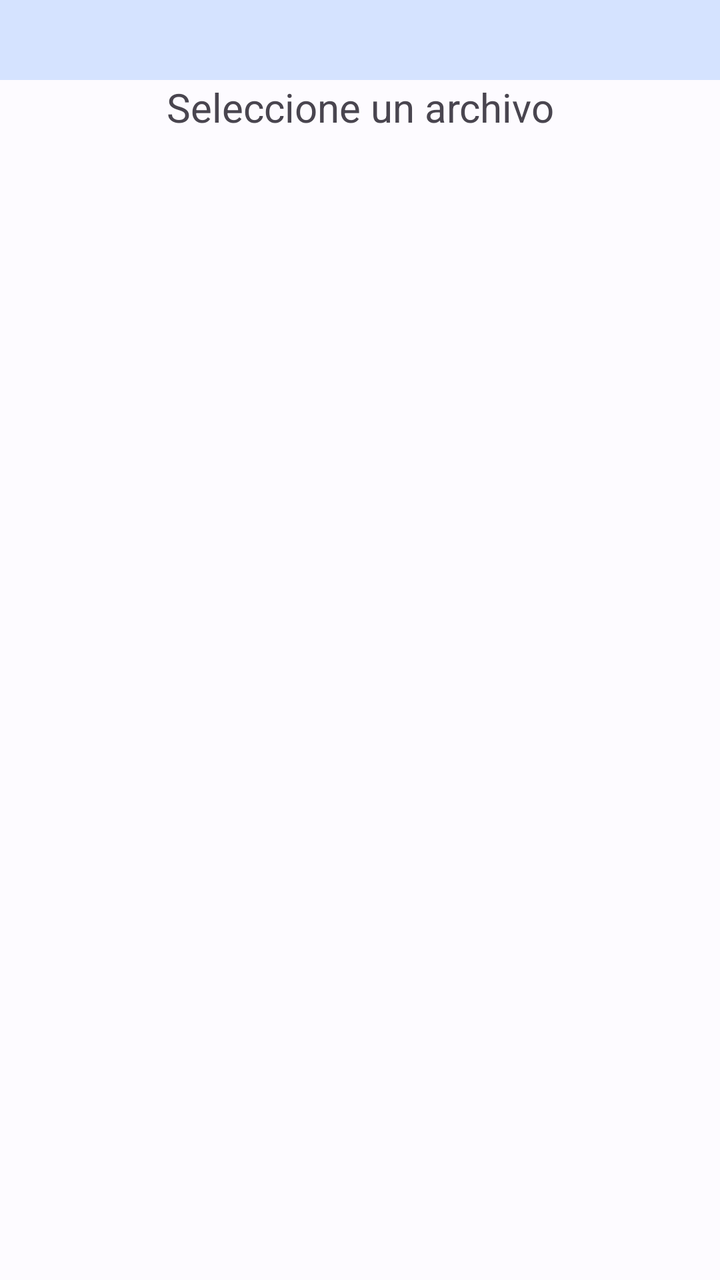
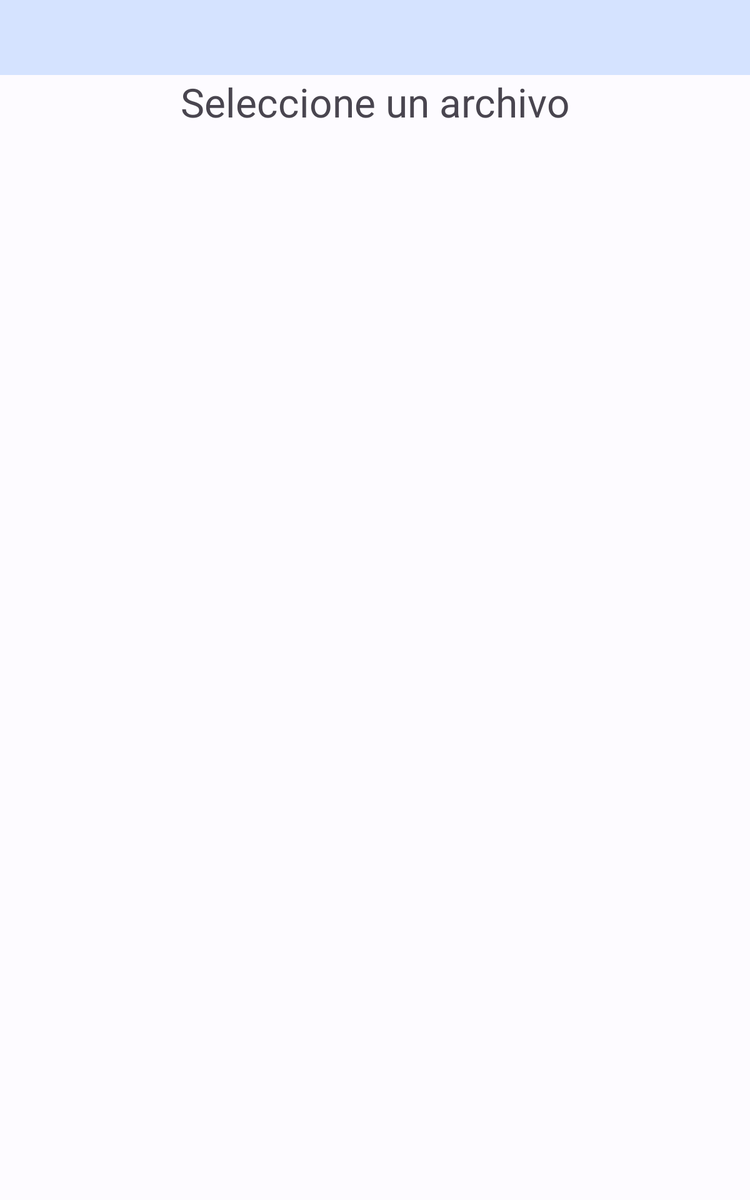

One screen, two layout resources from the same app: the default and the repository's alternative for another configuration. Each is rendered where Android would select it; the XML of both is given below.
<!-- AndroidManifest.xml: application theme Theme.DLSPresupuestos -->
<!-- res/layout/activity_lista_archivos.xml -->
<?xml version="1.0" encoding="utf-8"?>
<androidx.constraintlayout.widget.ConstraintLayout xmlns:android="http://schemas.android.com/apk/res/android"
    xmlns:app="http://schemas.android.com/apk/res-auto"
    xmlns:tools="http://schemas.android.com/tools"
    android:layout_width="match_parent"
    android:layout_height="match_parent"
    tools:context=".ListaArchivosActivity">

    <ImageView
        android:id="@+id/barraMenu"
        android:layout_width="match_parent"
        android:layout_height="40dp"
        android:background="@color/md_theme_light_primaryContainer"
        app:layout_constraintEnd_toEndOf="parent"
        app:layout_constraintStart_toStartOf="parent"
        app:layout_constraintTop_toTopOf="parent" />

    <Button
        android:id="@+id/b_principal"
        android:layout_width="30dp"
        android:layout_height="30dp"
        android:layout_marginStart="10dp"
        android:background="@drawable/ic_action_principal"
        android:onClick="irPrincipal"
        app:layout_constraintBottom_toBottomOf="@id/barraMenu"
        app:layout_constraintStart_toStartOf="parent"
        app:layout_constraintTop_toTopOf="parent" />

    <com.google.android.material.textview.MaterialTextView
        android:id="@+id/materialTextView"
        android:layout_width="match_parent"
        android:layout_height="wrap_content"
        android:layout_marginStart="5dp"
        android:layout_marginEnd="5dp"
        android:text="@string/tv_seleccioneArchivo"
        android:textAlignment="center"
        android:textSize="@dimen/title_size"
        app:layout_constraintEnd_toEndOf="parent"
        app:layout_constraintStart_toStartOf="parent"
        app:layout_constraintTop_toBottomOf="@+id/barraMenu" />

    <androidx.recyclerview.widget.RecyclerView
        android:id="@+id/listaRecyclerView"
        android:layout_width="match_parent"
        android:layout_height="match_parent"
        android:layout_marginStart="1dp"
        android:layout_marginTop="90dp"
        android:layout_marginEnd="1dp"
        android:layout_marginBottom="1dp"
        app:layout_constraintBottom_toBottomOf="@id/materialTextView"
        app:layout_constraintEnd_toEndOf="parent"
        app:layout_constraintStart_toStartOf="parent"
        app:layout_constraintTop_toTopOf="parent" />

</androidx.constraintlayout.widget.ConstraintLayout>
<!-- resources referenced by this layout -->
<resources>
  <color name="md_theme_light_primaryContainer">#D5E3FF</color>
  <!-- from res/values-sw320dp/ -->
  <dimen name="title_size">20sp</dimen>
  <string name="tv_seleccioneArchivo">Seleccione un archivo</string>
  <style name="Theme.DLSPresupuestos" parent="Theme.Material3.Light.NoActionBar">
          <item name="colorPrimary">@color/md_theme_light_primary</item>
          <item name="colorOnPrimary">@color/md_theme_light_onPrimary</item>
          <item name="colorPrimaryContainer">@color/md_theme_light_primaryContainer</item>
          <item name="colorOnPrimaryContainer">@color/md_theme_light_onPrimaryContainer</item>
          <item name="colorSecondary">@color/md_theme_light_secondary</item>
          <item name="colorOnSecondary">@color/md_theme_light_onSecondary</item>
          <item name="colorSecondaryContainer">@color/md_theme_light_secondaryContainer</item>
          <item name="colorOnSecondaryContainer">@color/md_theme_light_onSecondaryContainer</item>
          <item name="colorTertiary">@color/md_theme_light_tertiary</item>
          <item name="colorOnTertiary">@color/md_theme_light_onTertiary</item>
          <item name="colorTertiaryContainer">@color/md_theme_light_tertiaryContainer</item>
          <item name="colorOnTertiaryContainer">@color/md_theme_light_onTertiaryContainer</item>
          <item name="colorError">@color/md_theme_light_error</item>
          <item name="colorErrorContainer">@color/md_theme_light_errorContainer</item>
          <item name="colorOnError">@color/md_theme_light_onError</item>
          <item name="colorOnErrorContainer">@color/md_theme_light_onErrorContainer</item>
          <item name="android:colorBackground">@color/md_theme_light_background</item>
          <item name="colorOnBackground">@color/md_theme_light_onBackground</item>
          <item name="colorSurface">@color/md_theme_light_surface</item>
          <item name="colorOnSurface">@color/md_theme_light_onSurface</item>
          <item name="colorSurfaceVariant">@color/md_theme_light_surfaceVariant</item>
          <item name="colorOnSurfaceVariant">@color/md_theme_light_onSurfaceVariant</item>
          <item name="colorOutline">@color/md_theme_light_outline</item>
          <item name="colorOnSurfaceInverse">@color/md_theme_light_inverseOnSurface</item>
          <item name="colorSurfaceInverse">@color/md_theme_light_inverseSurface</item>
          <item name="colorPrimaryInverse">@color/md_theme_light_inversePrimary</item>
      </style>
  <color name="md_theme_light_primary">#215FA6</color>
  <color name="md_theme_light_onPrimary">#FFFFFF</color>
  <color name="md_theme_light_onPrimaryContainer">#001C3B</color>
  <color name="md_theme_light_secondary">#555F71</color>
  <color name="md_theme_light_onSecondary">#FFFFFF</color>
  <color name="md_theme_light_secondaryContainer">#D9E3F8</color>
  <color name="md_theme_light_onSecondaryContainer">#121C2B</color>
  <color name="md_theme_light_tertiary">#6E5676</color>
  <color name="md_theme_light_onTertiary">#FFFFFF</color>
  <color name="md_theme_light_tertiaryContainer">#F8D8FF</color>
  <color name="md_theme_light_onTertiaryContainer">#27132F</color>
  <color name="md_theme_light_error">#BA1A1A</color>
  <color name="md_theme_light_errorContainer">#FFDAD6</color>
  <color name="md_theme_light_onError">#FFFFFF</color>
  <color name="md_theme_light_onErrorContainer">#410002</color>
  <color name="md_theme_light_background">#FDFBFF</color>
  <color name="md_theme_light_onBackground">#1A1C1E</color>
  <color name="md_theme_light_surface">#FDFBFF</color>
  <color name="md_theme_light_onSurface">#1A1C1E</color>
  <color name="md_theme_light_surfaceVariant">#E0E2EC</color>
  <color name="md_theme_light_onSurfaceVariant">#43474E</color>
  <color name="md_theme_light_outline">#74777F</color>
  <color name="md_theme_light_inverseOnSurface">#F1F0F4</color>
  <color name="md_theme_light_inverseSurface">#2F3033</color>
  <color name="md_theme_light_inversePrimary">#A6C8FF</color>
</resources>
<!-- res/layout-sw480dp/activity_lista_archivos.xml (the repository's variant of the layout above) -->
<!-- drawn on a 7-inch tablet held upright -->
<?xml version="1.0" encoding="utf-8"?>
<androidx.constraintlayout.widget.ConstraintLayout xmlns:android="http://schemas.android.com/apk/res/android"
    xmlns:app="http://schemas.android.com/apk/res-auto"
    xmlns:tools="http://schemas.android.com/tools"
    android:layout_width="match_parent"
    android:layout_height="match_parent">

    <ImageView
        android:id="@+id/barraMenu"
        android:layout_width="match_parent"
        android:layout_height="60dp"
        android:background="@color/md_theme_light_primaryContainer"
        app:layout_constraintEnd_toEndOf="parent"
        app:layout_constraintStart_toStartOf="parent"
        app:layout_constraintTop_toTopOf="parent" />

    <Button
        android:id="@+id/b_principal"
        android:layout_width="40dp"
        android:layout_height="40dp"
        android:layout_marginStart="10dp"
        android:background="@drawable/ic_action_principal"
        android:onClick="irPrincipal"
        app:layout_constraintBottom_toBottomOf="@id/barraMenu"
        app:layout_constraintStart_toStartOf="parent"
        app:layout_constraintTop_toTopOf="parent"/>

    <com.google.android.material.textview.MaterialTextView
        android:id="@+id/materialTextView"
        android:layout_width="match_parent"
        android:layout_height="wrap_content"
        android:layout_marginStart="5dp"
        android:layout_marginEnd="5dp"
        android:text="@string/tv_seleccioneArchivo"
        android:textAlignment="center"
        android:textSize="@dimen/title_size"
        app:layout_constraintEnd_toEndOf="parent"
        app:layout_constraintStart_toStartOf="parent"
        app:layout_constraintTop_toBottomOf="@+id/barraMenu" />

    <androidx.recyclerview.widget.RecyclerView
        android:id="@+id/listaRecyclerView"
        android:layout_width="match_parent"
        android:layout_height="match_parent"
        android:layout_marginStart="1dp"
        android:layout_marginTop="110dp"
        android:layout_marginEnd="1dp"
        android:layout_marginBottom="1dp"
        app:layout_constraintBottom_toBottomOf="@id/materialTextView"
        app:layout_constraintEnd_toEndOf="parent"
        app:layout_constraintStart_toStartOf="parent"
        app:layout_constraintTop_toBottomOf="@+id/materialTextView" />
</androidx.constraintlayout.widget.ConstraintLayout>
<!-- resources referenced by the variant -->
<!-- as a 7-inch tablet held upright resolves them -->
<resources>
  <color name="md_theme_light_primaryContainer">#D5E3FF</color>
  <!-- from res/values-sw480dp/ -->
  <dimen name="title_size">32sp</dimen>
  <string name="tv_seleccioneArchivo">Seleccione un archivo</string>
  <style name="Theme.DLSPresupuestos" parent="Theme.Material3.Light.NoActionBar">
          <item name="colorPrimary">@color/md_theme_light_primary</item>
          <item name="colorOnPrimary">@color/md_theme_light_onPrimary</item>
          <item name="colorPrimaryContainer">@color/md_theme_light_primaryContainer</item>
          <item name="colorOnPrimaryContainer">@color/md_theme_light_onPrimaryContainer</item>
          <item name="colorSecondary">@color/md_theme_light_secondary</item>
          <item name="colorOnSecondary">@color/md_theme_light_onSecondary</item>
          <item name="colorSecondaryContainer">@color/md_theme_light_secondaryContainer</item>
          <item name="colorOnSecondaryContainer">@color/md_theme_light_onSecondaryContainer</item>
          <item name="colorTertiary">@color/md_theme_light_tertiary</item>
          <item name="colorOnTertiary">@color/md_theme_light_onTertiary</item>
          <item name="colorTertiaryContainer">@color/md_theme_light_tertiaryContainer</item>
          <item name="colorOnTertiaryContainer">@color/md_theme_light_onTertiaryContainer</item>
          <item name="colorError">@color/md_theme_light_error</item>
          <item name="colorErrorContainer">@color/md_theme_light_errorContainer</item>
          <item name="colorOnError">@color/md_theme_light_onError</item>
          <item name="colorOnErrorContainer">@color/md_theme_light_onErrorContainer</item>
          <item name="android:colorBackground">@color/md_theme_light_background</item>
          <item name="colorOnBackground">@color/md_theme_light_onBackground</item>
          <item name="colorSurface">@color/md_theme_light_surface</item>
          <item name="colorOnSurface">@color/md_theme_light_onSurface</item>
          <item name="colorSurfaceVariant">@color/md_theme_light_surfaceVariant</item>
          <item name="colorOnSurfaceVariant">@color/md_theme_light_onSurfaceVariant</item>
          <item name="colorOutline">@color/md_theme_light_outline</item>
          <item name="colorOnSurfaceInverse">@color/md_theme_light_inverseOnSurface</item>
          <item name="colorSurfaceInverse">@color/md_theme_light_inverseSurface</item>
          <item name="colorPrimaryInverse">@color/md_theme_light_inversePrimary</item>
      </style>
  <color name="md_theme_light_primary">#215FA6</color>
  <color name="md_theme_light_onPrimary">#FFFFFF</color>
  <color name="md_theme_light_onPrimaryContainer">#001C3B</color>
  <color name="md_theme_light_secondary">#555F71</color>
  <color name="md_theme_light_onSecondary">#FFFFFF</color>
  <color name="md_theme_light_secondaryContainer">#D9E3F8</color>
  <color name="md_theme_light_onSecondaryContainer">#121C2B</color>
  <color name="md_theme_light_tertiary">#6E5676</color>
  <color name="md_theme_light_onTertiary">#FFFFFF</color>
  <color name="md_theme_light_tertiaryContainer">#F8D8FF</color>
  <color name="md_theme_light_onTertiaryContainer">#27132F</color>
  <color name="md_theme_light_error">#BA1A1A</color>
  <color name="md_theme_light_errorContainer">#FFDAD6</color>
  <color name="md_theme_light_onError">#FFFFFF</color>
  <color name="md_theme_light_onErrorContainer">#410002</color>
  <color name="md_theme_light_background">#FDFBFF</color>
  <color name="md_theme_light_onBackground">#1A1C1E</color>
  <color name="md_theme_light_surface">#FDFBFF</color>
  <color name="md_theme_light_onSurface">#1A1C1E</color>
  <color name="md_theme_light_surfaceVariant">#E0E2EC</color>
  <color name="md_theme_light_onSurfaceVariant">#43474E</color>
  <color name="md_theme_light_outline">#74777F</color>
  <color name="md_theme_light_inverseOnSurface">#F1F0F4</color>
  <color name="md_theme_light_inverseSurface">#2F3033</color>
  <color name="md_theme_light_inversePrimary">#A6C8FF</color>
</resources>
